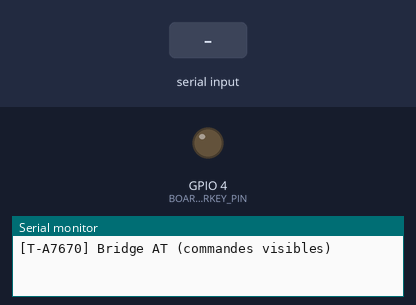
This sketch was run on a simulated ESP32. On the bench: output pins drawn as LEDs (lit = HIGH), the last lines printed to the serial monitor. The inputs (shaded band) are chosen by the test bench. Pins used as bus, display or sensor lines are not drawn.

Above: at 0.4 s.
At 7.1 s:
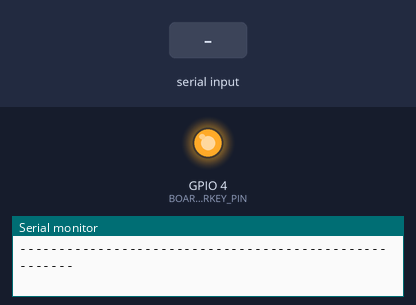
7.2 s: "1\n" received over Serial
8.7 s: "1\n" received over the second serial link
Timing chart, 0 to 11.7 s (numbered marks = the images above; inputs shaded):
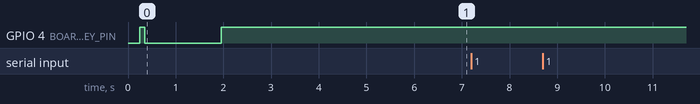

The sketch:

sendATCommands.ino
```cpp
#include <Arduino.h>

// ---- Pins pour LilyGO T-A7670 (selon RNT) ----
#define MODEM_BAUDRATE      115200
#define MODEM_TX_PIN        26
#define MODEM_RX_PIN        27
#define BOARD_POWERON_PIN   12
#define BOARD_PWRKEY_PIN    4
#define MODEM_RESET_PIN     5

HardwareSerial SerialAT(1);
String currentCommand = "";  // pour afficher ce qu'on envoie

void powerOnModem() {
  pinMode(BOARD_POWERON_PIN, OUTPUT);
  digitalWrite(BOARD_POWERON_PIN, HIGH);
  delay(50);

  pinMode(MODEM_RESET_PIN, OUTPUT);
  digitalWrite(MODEM_RESET_PIN, HIGH);

  pinMode(BOARD_PWRKEY_PIN, OUTPUT);
  digitalWrite(BOARD_PWRKEY_PIN, HIGH);
  delay(100);
  digitalWrite(BOARD_PWRKEY_PIN, LOW);
  delay(1600);
  digitalWrite(BOARD_PWRKEY_PIN, HIGH);
  delay(3000);
}

void setup() {
  Serial.begin(115200);
  delay(200);
  Serial.println("\n[T-A7670] Bridge AT (commandes visibles)\n");

  powerOnModem();
  SerialAT.begin(MODEM_BAUDRATE, SERIAL_8N1, MODEM_RX_PIN, MODEM_TX_PIN);
  delay(1000);

  Serial.println("Tape tes commandes AT ci-dessous (ex: AT, AT+CPIN?, ...)");
  Serial.println("------------------------------------------------------");
}

void loop() {
  // --- Lecture entrée PC ---
  while (Serial.available()) {
    char c = Serial.read();
    SerialAT.write(c);
    currentCommand += c;

    // quand l'utilisateur appuie sur Entrée (\r ou \n)
    if (c == '\r' || c == '\n') {
      if (currentCommand.length() > 1) {
        Serial.print(F("\n>> "));     // préfixe pour la commande envoyée
        Serial.println(currentCommand);
      }
      currentCommand = "";
    }
  }

  // --- Lecture retour modem ---
  while (SerialAT.available()) {
    String r = SerialAT.readStringUntil('\n');
    r.trim();
    if (r.length()) {
      Serial.print(F("<< "));  // préfixe pour la réponse du modem
      Serial.println(r);
    }
  }
}
```
